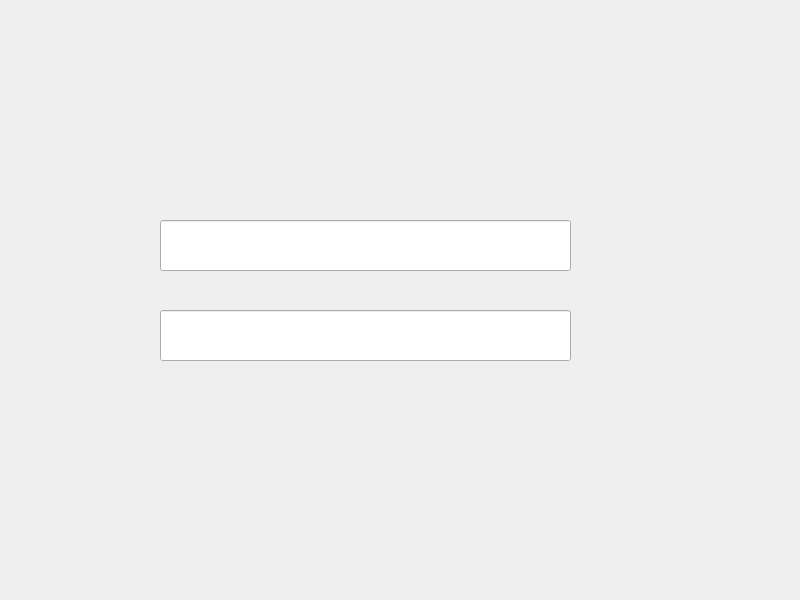
<?xml version="1.0" encoding="UTF-8"?>
<ui version="4.0">
 <class>Widget</class>
 <widget class="QWidget" name="Widget">
  <property name="geometry">
   <rect>
    <x>0</x>
    <y>0</y>
    <width>800</width>
    <height>600</height>
   </rect>
  </property>
  <property name="windowTitle">
   <string>Widget</string>
  </property>
  <widget class="QLineEdit" name="lineEdit">
   <property name="geometry">
    <rect>
     <x>160</x>
     <y>220</y>
     <width>411</width>
     <height>51</height>
    </rect>
   </property>
  </widget>
  <widget class="QLineEdit" name="lineEdit_2">
   <property name="geometry">
    <rect>
     <x>160</x>
     <y>310</y>
     <width>411</width>
     <height>51</height>
    </rect>
   </property>
  </widget>
  <widget class="QLabel" name="label">
   <property name="geometry">
    <rect>
     <x>170</x>
     <y>130</y>
     <width>161</width>
     <height>61</height>
    </rect>
   </property>
   <property name="text">
    <string/>
   </property>
  </widget>
 </widget>
 <resources/>
 <connections/>
</ui>
